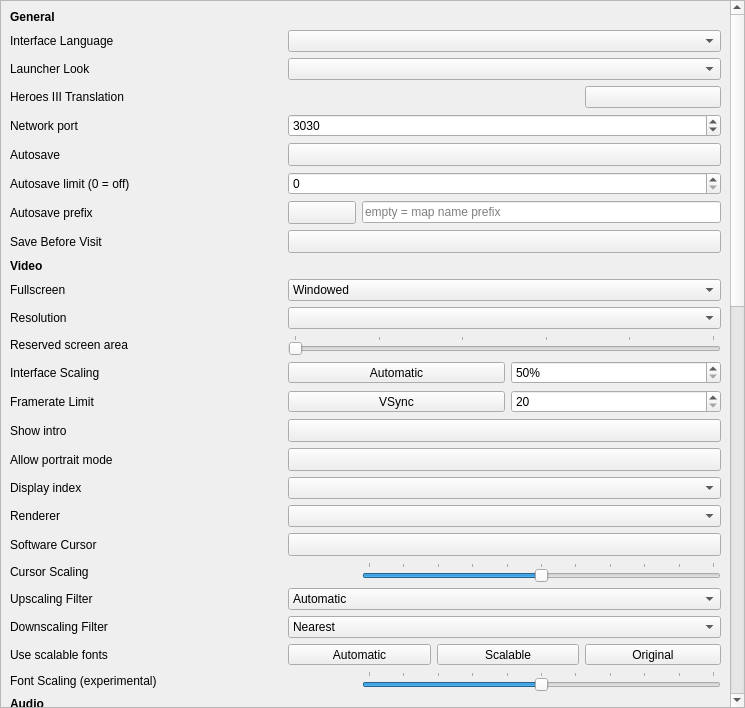
<?xml version="1.0" encoding="UTF-8"?>
<ui version="4.0">
 <class>CSettingsView</class>
 <widget class="QWidget" name="CSettingsView">
  <property name="geometry">
   <rect>
    <x>0</x>
    <y>0</y>
    <width>745</width>
    <height>708</height>
   </rect>
  </property>
  <property name="windowTitle">
   <string/>
  </property>
  <layout class="QHBoxLayout" name="horizontalLayout">
   <property name="leftMargin">
    <number>0</number>
   </property>
   <property name="topMargin">
    <number>0</number>
   </property>
   <property name="rightMargin">
    <number>0</number>
   </property>
   <property name="bottomMargin">
    <number>0</number>
   </property>
   <item>
    <widget class="QScrollArea" name="settingsScrollArea">
     <property name="sizePolicy">
      <sizepolicy hsizetype="Expanding" vsizetype="Expanding">
       <horstretch>100</horstretch>
       <verstretch>0</verstretch>
      </sizepolicy>
     </property>
     <property name="verticalScrollBarPolicy">
      <enum>Qt::ScrollBarAlwaysOn</enum>
     </property>
     <property name="horizontalScrollBarPolicy">
      <enum>Qt::ScrollBarAlwaysOff</enum>
     </property>
     <property name="widgetResizable">
      <bool>true</bool>
     </property>
     <widget class="QWidget" name="scrollAreaWidgetContents">
      <property name="geometry">
       <rect>
        <x>0</x>
        <y>0</y>
        <width>729</width>
        <height>1720</height>
       </rect>
      </property>
      <layout class="QGridLayout" name="gridLayout" columnstretch="20,5,5,5,5,10">
      <item row="66" column="5">
        <widget class="QToolButton" name="buttonValidationFull">
         <property name="enabled">
          <bool>true</bool>
         </property>
         <property name="sizePolicy">
          <sizepolicy hsizetype="Minimum" vsizetype="Fixed">
           <horstretch>0</horstretch>
           <verstretch>0</verstretch>
          </sizepolicy>
         </property>
         <property name="text">
          <string>Full</string>
         </property>
         <property name="checkable">
          <bool>true</bool>
         </property>
         <property name="checked">
          <bool>false</bool>
         </property>
         <attribute name="buttonGroup">
          <string notr="true">buttonGroupValidation</string>
         </attribute>
        </widget>
       </item>
       <item row="58" column="1" colspan="5">
        <widget class="QToolButton" name="buttonIgnoreSslErrors">
         <property name="enabled">
          <bool>true</bool>
         </property>
         <property name="sizePolicy">
          <sizepolicy hsizetype="Minimum" vsizetype="Fixed">
           <horstretch>0</horstretch>
           <verstretch>0</verstretch>
          </sizepolicy>
         </property>
         <property name="text">
          <string/>
         </property>
         <property name="checkable">
          <bool>true</bool>
         </property>
         <property name="checked">
          <bool>false</bool>
         </property>
        </widget>
       </item>
       <item row="19" column="1" colspan="3">
        <widget class="QToolButton" name="buttonVSync">
         <property name="sizePolicy">
          <sizepolicy hsizetype="Minimum" vsizetype="Fixed">
           <horstretch>0</horstretch>
           <verstretch>0</verstretch>
          </sizepolicy>
         </property>
         <property name="text">
          <string>VSync</string>
         </property>
         <property name="checkable">
          <bool>true</bool>
         </property>
        </widget>
       </item>
       <item row="60" column="2" colspan="4">
        <widget class="QLineEdit" name="lineEditRepositoryDefault">
         <property name="text">
          <string notr="true"/>
         </property>
         <property name="readOnly">
          <bool>true</bool>
         </property>
        </widget>
       </item>
      <item row="66" column="3" colspan="2">
        <widget class="QToolButton" name="buttonValidationBasic">
         <property name="enabled">
          <bool>true</bool>
         </property>
         <property name="sizePolicy">
          <sizepolicy hsizetype="Minimum" vsizetype="Fixed">
           <horstretch>0</horstretch>
           <verstretch>0</verstretch>
          </sizepolicy>
         </property>
         <property name="text">
          <string>Basic</string>
         </property>
         <property name="checkable">
          <bool>true</bool>
         </property>
         <property name="checked">
          <bool>false</bool>
         </property>
         <attribute name="buttonGroup">
          <string notr="true">buttonGroupValidation</string>
         </attribute>
        </widget>
       </item>
      <item row="66" column="1" colspan="2">
        <widget class="QToolButton" name="buttonValidationOff">
         <property name="enabled">
          <bool>true</bool>
         </property>
         <property name="sizePolicy">
          <sizepolicy hsizetype="Minimum" vsizetype="Fixed">
           <horstretch>0</horstretch>
           <verstretch>0</verstretch>
          </sizepolicy>
         </property>
         <property name="text">
          <string>Off</string>
         </property>
         <property name="checkable">
          <bool>true</bool>
         </property>
         <property name="checked">
          <bool>false</bool>
         </property>
         <attribute name="buttonGroup">
          <string notr="true">buttonGroupValidation</string>
         </attribute>
        </widget>
       </item>
       <item row="57" column="0">
        <widget class="QLabel" name="labelNetwork">
         <property name="font">
          <font>
           <bold>true</bold>
          </font>
         </property>
         <property name="text">
          <string>Network</string>
         </property>
         <property name="margin">
          <number>5</number>
         </property>
        </widget>
       </item>
       <item row="59" column="0">
        <widget class="QLabel" name="labelAutoCheck">
         <property name="text">
          <string>Check on startup</string>
         </property>
        </widget>
       </item>
       <item row="60" column="1">
        <widget class="QToolButton" name="buttonRepositoryDefault">
         <property name="enabled">
          <bool>true</bool>
         </property>
         <property name="sizePolicy">
          <sizepolicy hsizetype="Minimum" vsizetype="Fixed">
           <horstretch>0</horstretch>
           <verstretch>0</verstretch>
          </sizepolicy>
         </property>
         <property name="text">
          <string/>
         </property>
         <property name="checkable">
          <bool>true</bool>
         </property>
         <property name="checked">
          <bool>false</bool>
         </property>
        </widget>
       </item>
       <item row="1" column="0">
        <widget class="QLabel" name="labelLanguage">
         <property name="text">
          <string>Interface Language</string>
         </property>
        </widget>
       </item>
       <item row="42" column="1" colspan="5">
        <widget class="QSlider" name="sliderRelativeCursorSpeed">
         <property name="minimum">
          <number>100</number>
         </property>
         <property name="maximum">
          <number>300</number>
         </property>
         <property name="orientation">
          <enum>Qt::Horizontal</enum>
         </property>
         <property name="tickPosition">
          <enum>QSlider::TicksAbove</enum>
         </property>
         <property name="tickInterval">
          <number>25</number>
         </property>
        </widget>
       </item>
       <item row="63" column="0">
        <widget class="QLabel" name="labelNetworkPortLobby">
         <property name="text">
          <string>Online Lobby port</string>
         </property>
        </widget>
       </item>
       <item row="26" column="0">
        <widget class="QLabel" name="labelScalingCursor">
         <property name="text">
          <string>Cursor Scaling</string>
         </property>
        </widget>
       </item>
       <item row="44" column="1" colspan="5">
        <widget class="QSlider" name="sliderLongTouchDuration">
         <property name="minimum">
          <number>500</number>
         </property>
         <property name="maximum">
          <number>2000</number>
         </property>
         <property name="singleStep">
          <number>250</number>
         </property>
         <property name="pageStep">
          <number>250</number>
         </property>
         <property name="orientation">
          <enum>Qt::Horizontal</enum>
         </property>
         <property name="tickPosition">
          <enum>QSlider::TicksAbove</enum>
         </property>
         <property name="tickInterval">
          <number>250</number>
         </property>
        </widget>
       </item>
       <item row="0" column="0">
        <widget class="QLabel" name="labelGeneral">
         <property name="font">
          <font>
           <bold>true</bold>
          </font>
         </property>
         <property name="text">
          <string>General</string>
         </property>
         <property name="margin">
          <number>5</number>
         </property>
        </widget>
       </item>
       <item row="6" column="0">
        <widget class="QLabel" name="labelNetworkPort">
         <property name="text">
          <string>Network port</string>
         </property>
        </widget>
       </item>
       <item row="44" column="0">
        <widget class="QLabel" name="labelLongTouchDuration">
         <property name="text">
          <string>Long Touch Duration</string>
         </property>
        </widget>
       </item>
       <item row="19" column="0">
        <widget class="QLabel" name="labelFramerateLimit">
         <property name="text">
          <string>Framerate Limit</string>
         </property>
        </widget>
       </item>
       <item row="30" column="0">
        <widget class="QLabel" name="labelScalingFont">
         <property name="text">
          <string>Font Scaling (experimental)</string>
         </property>
        </widget>
       </item>
      <item row="66" column="0">
        <widget class="QLabel" name="labelModsValidation">
         <property name="text">
          <string>Mods Validation</string>
         </property>
        </widget>
       </item>
       <item row="62" column="1" colspan="5">
        <widget class="QLineEdit" name="lineEditGameLobbyHost">
         <property name="text">
          <string notr="true"/>
         </property>
        </widget>
       </item>
       <item row="48" column="0">
        <widget class="QLabel" name="labelControllerSticksSensitivity">
         <property name="text">
          <string>Sticks Sensitivity</string>
         </property>
        </widget>
       </item>
       <item row="40" column="1" colspan="5">
        <widget class="QPushButton" name="pushButtonResetTutorialTouchscreen">
         <property name="text">
          <string>Reset</string>
         </property>
        </widget>
       </item>
       <item row="40" column="0">
        <widget class="QLabel" name="labelResetTutorialTouchscreen">
         <property name="text">
          <string>Show Tutorial again</string>
         </property>
        </widget>
       </item>
       <item row="21" column="1" colspan="5">
        <widget class="QToolButton" name="buttonShowIntro">
         <property name="sizePolicy">
          <sizepolicy hsizetype="Minimum" vsizetype="Fixed">
           <horstretch>0</horstretch>
           <verstretch>0</verstretch>
          </sizepolicy>
         </property>
         <property name="text">
          <string/>
         </property>
         <property name="checkable">
          <bool>true</bool>
         </property>
        </widget>
       </item>
       <item row="35" column="0">
        <widget class="QLabel" name="labelIgnoreMuteSwitch">
         <property name="text">
          <string>Ignore mute switch</string>
         </property>
        </widget>
       </item>
       <item row="5" column="0">
        <widget class="QLabel" name="labelTranslation">
         <property name="text">
          <string>Heroes III Translation</string>
         </property>
        </widget>
       </item>
       <item row="41" column="1" colspan="5">
        <widget class="QToolButton" name="buttonRelativeCursorMode">
         <property name="sizePolicy">
          <sizepolicy hsizetype="Minimum" vsizetype="Fixed">
           <horstretch>0</horstretch>
           <verstretch>0</verstretch>
          </sizepolicy>
         </property>
         <property name="text">
          <string/>
         </property>
         <property name="checkable">
          <bool>true</bool>
         </property>
        </widget>
       </item>
       <item row="51" column="0">
        <widget class="QLabel" name="labelArtificialIntelligence">
         <property name="font">
          <font>
           <bold>true</bold>
          </font>
         </property>
         <property name="text">
          <string>Artificial Intelligence</string>
         </property>
         <property name="margin">
          <number>5</number>
         </property>
        </widget>
       </item>
       <item row="7" column="0">
        <widget class="QLabel" name="labelAutoSave">
         <property name="text">
          <string>Autosave</string>
         </property>
        </widget>
       </item>
       <item row="67" column="0">
        <widget class="QLabel" name="labelFullModExtraction">
         <property name="text">
          <string>Full mod extraction</string>
         </property>
        </widget>
       </item>
       <item row="67" column="1" colspan="5">
        <widget class="QToolButton" name="buttonFullModExtraction">
         <property name="enabled">
          <bool>true</bool>
         </property>
         <property name="sizePolicy">
          <sizepolicy hsizetype="Minimum" vsizetype="Fixed">
           <horstretch>0</horstretch>
           <verstretch>0</verstretch>
          </sizepolicy>
         </property>
         <property name="text">
          <string/>
         </property>
         <property name="checkable">
          <bool>true</bool>
         </property>
         <property name="checked">
          <bool>false</bool>
         </property>
        </widget>
       </item>
       <item row="68" column="1" colspan="5">
        <widget class="QPushButton" name="buttonConfigEditor">
         <property name="text">
          <string>Open editor</string>
         </property>
        </widget>
       </item>
       <item row="24" column="1" colspan="5">
        <widget class="QComboBox" name="comboBoxRendererType"/>
       </item>
       <item row="53" column="0">
        <widget class="QLabel" name="labelAlliedPlayerAI">
         <property name="text">
          <string>Adventure Map Allies</string>
         </property>
        </widget>
       </item>
       <item row="60" column="0">
        <widget class="QLabel" name="labelRepositoryDefault">
         <property name="text">
          <string>Default repository</string>
         </property>
        </widget>
       </item>
       <item row="59" column="2" colspan="4">
        <widget class="QPushButton" name="refreshRepositoriesButton">
         <property name="text">
          <string>Refresh now</string>
         </property>
        </widget>
       </item>
       <item row="27" column="1" colspan="5">
        <widget class="QComboBox" name="comboBoxUpscalingFilter">
         <item>
          <property name="text">
           <string>Automatic</string>
          </property>
         </item>
         <item>
          <property name="text">
           <string>None</string>
          </property>
         </item>
         <item>
          <property name="text">
           <string>xBRZ x2</string>
          </property>
         </item>
         <item>
          <property name="text">
           <string>xBRZ x3</string>
          </property>
         </item>
         <item>
          <property name="text">
           <string>xBRZ x4</string>
          </property>
         </item>
        </widget>
       </item>
       <item row="19" column="4" colspan="2">
        <widget class="QSpinBox" name="spinBoxFramerateLimit">
         <property name="minimum">
          <number>20</number>
         </property>
         <property name="maximum">
          <number>1000</number>
         </property>
         <property name="singleStep">
          <number>10</number>
         </property>
        </widget>
       </item>
       <item row="6" column="1" colspan="5">
        <widget class="QSpinBox" name="spinBoxNetworkPort">
         <property name="minimum">
          <number>1024</number>
         </property>
         <property name="maximum">
          <number>65535</number>
         </property>
         <property name="value">
          <number>3030</number>
         </property>
        </widget>
       </item>
       <item row="16" column="0">
        <widget class="QLabel" name="labelInterfaceScaling">
         <property name="text">
          <string>Interface Scaling</string>
         </property>
        </widget>
       </item>
       <item row="61" column="1">
        <widget class="QToolButton" name="buttonRepositoryExtra">
         <property name="sizePolicy">
          <sizepolicy hsizetype="Minimum" vsizetype="Fixed">
           <horstretch>0</horstretch>
           <verstretch>0</verstretch>
          </sizepolicy>
         </property>
         <property name="text">
          <string/>
         </property>
         <property name="checkable">
          <bool>true</bool>
         </property>
         <property name="checked">
          <bool>false</bool>
         </property>
        </widget>
       </item>
       <item row="64" column="0">
        <widget class="QLabel" name="labelMiscellaneous">
         <property name="font">
          <font>
           <bold>true</bold>
          </font>
         </property>
         <property name="text">
          <string>Miscellaneous</string>
         </property>
         <property name="margin">
          <number>5</number>
         </property>
        </widget>
       </item>
       <item row="65" column="0">
        <widget class="QLabel" name="labelDiscordRichPresence">
         <property name="text">
          <string>Show Status in Discord</string>
         </property>
        </widget>
       </item>
       <item row="65" column="1" colspan="5">
        <widget class="QToolButton" name="buttonEnableDiscordRichPresence">
         <property name="enabled">
          <bool>true</bool>
         </property>
         <property name="sizePolicy">
          <sizepolicy hsizetype="Minimum" vsizetype="Fixed">
           <horstretch>0</horstretch>
           <verstretch>0</verstretch>
          </sizepolicy>
         </property>
         <property name="text">
          <string/>
         </property>
         <property name="checkable">
          <bool>true</bool>
         </property>
         <property name="checked">
          <bool>false</bool>
         </property>
        </widget>
       </item>
       <item row="9" column="1">
        <widget class="QToolButton" name="buttonAutoSavePrefix">
         <property name="sizePolicy">
          <sizepolicy hsizetype="Minimum" vsizetype="Fixed">
           <horstretch>0</horstretch>
           <verstretch>0</verstretch>
          </sizepolicy>
         </property>
         <property name="text">
          <string/>
         </property>
         <property name="checkable">
          <bool>true</bool>
         </property>
        </widget>
       </item>
       <item row="56" column="1" colspan="5">
        <widget class="QComboBox" name="comboBoxEnemyAI">
         <property name="editable">
          <bool>false</bool>
         </property>
         <property name="currentText">
          <string notr="true"/>
         </property>
        </widget>
       </item>
       <item row="16" column="1" colspan="3">
        <widget class="QToolButton" name="buttonScalingAuto">
         <property name="sizePolicy">
          <sizepolicy hsizetype="Minimum" vsizetype="Fixed">
           <horstretch>0</horstretch>
           <verstretch>0</verstretch>
          </sizepolicy>
         </property>
         <property name="text">
          <string>Automatic</string>
         </property>
         <property name="checkable">
          <bool>true</bool>
         </property>
        </widget>
       </item>
       <item row="46" column="0">
        <widget class="QLabel" name="labelToleranceDistanceTouch">
         <property name="text">
          <string>Touch Tap Tolerance</string>
         </property>
        </widget>
       </item>
       <item row="28" column="0">
        <widget class="QLabel" name="labelDownscalingFilter">
         <property name="text">
          <string>Downscaling Filter</string>
         </property>
        </widget>
       </item>
       <item row="38" column="0">
        <widget class="QLabel" name="labelHandleBackRightMouseButton">
         <property name="text">
          <string>Handle back as right mouse button</string>
         </property>
        </widget>
       </item>
       <item row="41" column="0">
        <widget class="QLabel" name="labelRelativeCursorMode">
         <property name="text">
          <string>Use Relative Pointer Mode</string>
         </property>
        </widget>
       </item>
       <item row="26" column="2" colspan="4">
        <widget class="QSlider" name="sliderScalingCursor">
         <property name="minimum">
          <number>10</number>
         </property>
         <property name="maximum">
          <number>30</number>
         </property>
         <property name="singleStep">
          <number>1</number>
         </property>
         <property name="pageStep">
          <number>2</number>
         </property>
         <property name="value">
          <number>20</number>
         </property>
         <property name="sliderPosition">
          <number>20</number>
         </property>
         <property name="orientation">
          <enum>Qt::Horizontal</enum>
         </property>
         <property name="tickPosition">
          <enum>QSlider::TicksAbove</enum>
         </property>
         <property name="tickInterval">
          <number>2</number>
         </property>
        </widget>
       </item>
       <item row="27" column="0">
        <widget class="QLabel" name="labelUpscalingFilter">
         <property name="text">
          <string>Upscaling Filter</string>
         </property>
        </widget>
       </item>
       <item row="23" column="1" colspan="5">
        <widget class="QComboBox" name="comboBoxDisplayIndex"/>
       </item>
       <item row="43" column="0">
        <widget class="QLabel" name="labelHapticFeedback">
         <property name="text">
          <string>Haptic Feedback</string>
         </property>
        </widget>
       </item>
       <item row="37" column="0">
        <widget class="QLabel" name="labelToleranceDistanceMouse">
         <property name="text">
          <string>Mouse Click Tolerance</string>
         </property>
        </widget>
       </item>
       <item row="9" column="0">
        <widget class="QLabel" name="labelAutoSavePrefix">
         <property name="text">
          <string>Autosave prefix</string>
         </property>
        </widget>
       </item>
       <item row="46" column="1" colspan="5">
        <widget class="QSlider" name="sliderToleranceDistanceTouch">
         <property name="minimum">
          <number>0</number>
         </property>
         <property name="maximum">
          <number>50</number>
         </property>
         <property name="singleStep">
          <number>1</number>
         </property>
         <property name="pageStep">
          <number>10</number>
         </property>
         <property name="value">
          <number>0</number>
         </property>
         <property name="orientation">
          <enum>Qt::Horizontal</enum>
         </property>
         <property name="tickPosition">
          <enum>QSlider::TicksAbove</enum>
         </property>
         <property name="tickInterval">
          <number>10</number>
         </property>
        </widget>
       </item>
       <item row="9" column="2" colspan="4">
        <widget class="QLineEdit" name="lineEditAutoSavePrefix">
         <property name="placeholderText">
          <string>empty = map name prefix</string>
         </property>
        </widget>
       </item>
       <item row="38" column="1" colspan="5">
        <widget class="QToolButton" name="buttonHandleBackRightMouseButton">
         <property name="sizePolicy">
          <sizepolicy hsizetype="Minimum" vsizetype="Fixed">
           <horstretch>0</horstretch>
           <verstretch>0</verstretch>
          </sizepolicy>
         </property>
         <property name="text">
          <string/>
         </property>
         <property name="checkable">
          <bool>true</bool>
         </property>
        </widget>
       </item>
       <item row="61" column="2" colspan="4">
        <widget class="QLineEdit" name="lineEditRepositoryExtra">
         <property name="text">
          <string notr="true"/>
         </property>
        </widget>
       </item>
       <item row="26" column="1">
        <widget class="QLabel" name="labelScalingCursorValue"/>
       </item>
       <item row="5" column="1" colspan="4">
        <widget class="QLabel" name="labelTranslationStatus">
         <property name="text">
          <string/>
         </property>
        </widget>
       </item>
       <item row="52" column="0">
        <widget class="QLabel" name="labelEnemyPlayerAI">
         <property name="text">
          <string>Adventure Map Enemies</string>
         </property>
        </widget>
       </item>
       <item row="16" column="4" colspan="2">
        <widget class="QSpinBox" name="spinBoxInterfaceScaling">
         <property name="suffix">
          <string notr="true">%</string>
         </property>
         <property name="minimum">
          <number>50</number>
         </property>
         <property name="maximum">
          <number>400</number>
         </property>
         <property name="singleStep">
          <number>10</number>
         </property>
        </widget>
       </item>
       <item row="14" column="0">
        <widget class="QLabel" name="labelResolution">
         <property name="text">
          <string>Resolution</string>
         </property>
        </widget>
       </item>
       <item row="23" column="0">
        <widget class="QLabel" name="labelDisplayIndex">
         <property name="text">
          <string>Display index</string>
         </property>
        </widget>
       </item>
       <item row="7" column="1" colspan="5">
        <widget class="QToolButton" name="buttonAutoSave">
         <property name="sizePolicy">
          <sizepolicy hsizetype="Minimum" vsizetype="Fixed">
           <horstretch>0</horstretch>
           <verstretch>0</verstretch>
          </sizepolicy>
         </property>
         <property name="text">
          <string/>
         </property>
         <property name="checkable">
          <bool>true</bool>
         </property>
        </widget>
       </item>
       <item row="25" column="0">
        <widget class="QLabel" name="labelCursorType">
         <property name="text">
          <string>Software Cursor</string>
         </property>
        </widget>
       </item>
       <item row="29" column="1" colspan="2">
        <widget class="QToolButton" name="buttonFontAuto">
         <property name="sizePolicy">
          <sizepolicy hsizetype="Minimum" vsizetype="Fixed">
           <horstretch>0</horstretch>
           <verstretch>0</verstretch>
          </sizepolicy>
         </property>
         <property name="text">
          <string>Automatic</string>
         </property>
         <property name="checkable">
          <bool>true</bool>
         </property>
         <property name="autoExclusive">
          <bool>true</bool>
         </property>
         <attribute name="buttonGroup">
          <string notr="true">buttonGroupFonts</string>
         </attribute>
        </widget>
       </item>
       <item row="56" column="0">
        <widget class="QLabel" name="labelEnemyAI">
         <property name="text">
          <string>Enemy AI in battles</string>
         </property>
        </widget>
       </item>
       <item row="22" column="0">
        <widget class="QLabel" name="labelAllowPortrait">
         <property name="text">
          <string>Allow portrait mode</string>
         </property>
        </widget>
       </item>
       <item row="33" column="1" colspan="5">
        <widget class="QSlider" name="sliderMusicVolume">
         <property name="maximum">
          <number>100</number>
         </property>
         <property name="orientation">
          <enum>Qt::Horizontal</enum>
         </property>
         <property name="tickPosition">
          <enum>QSlider::TicksAbove</enum>
         </property>
         <property name="tickInterval">
          <number>10</number>
         </property>
        </widget>
       </item>
       <item row="33" column="0">
        <widget class="QLabel" name="labelMusicVolume">
         <property name="text">
          <string>Music Volume</string>
         </property>
        </widget>
       </item>
       <item row="61" column="0">
        <widget class="QLabel" name="labelRepositoryExtra">
         <property name="text">
          <string>Additional repository</string>
         </property>
        </widget>
       </item>
       <item row="29" column="3" colspan="2">
        <widget class="QToolButton" name="buttonFontScalable">
         <property name="sizePolicy">
          <sizepolicy hsizetype="Minimum" vsizetype="Fixed">
           <horstretch>0</horstretch>
           <verstretch>0</verstretch>
          </sizepolicy>
         </property>
         <property name="text">
          <string>Scalable</string>
         </property>
         <property name="checkable">
          <bool>true</bool>
         </property>
         <property name="autoExclusive">
          <bool>true</bool>
         </property>
         <attribute name="buttonGroup">
          <string notr="true">buttonGroupFonts</string>
         </attribute>
        </widget>
       </item>
       <item row="21" column="0">
        <widget class="QLabel" name="labelShowIntro">
         <property name="text">
          <string>Show intro</string>
         </property>
        </widget>
       </item>
       <item row="32" column="0">
        <widget class="QLabel" name="labelAudio">
         <property name="font">
          <font>
           <bold>true</bold>
          </font>
         </property>
         <property name="text">
          <string>Audio</string>
         </property>
         <property name="margin">
          <number>5</number>
         </property>
        </widget>
       </item>
       <item row="11" column="0">
        <widget class="QLabel" name="labelVideo">
         <property name="font">
          <font>
           <bold>true</bold>
          </font>
         </property>
         <property name="text">
          <string>Video</string>
         </property>
         <property name="margin">
          <number>5</number>
         </property>
        </widget>
       </item>
       <item row="29" column="5">
        <widget class="QToolButton" name="buttonFontOriginal">
         <property name="sizePolicy">
          <sizepolicy hsizetype="Minimum" vsizetype="Fixed">
           <horstretch>0</horstretch>
           <verstretch>0</verstretch>
          </sizepolicy>
         </property>
         <property name="text">
          <string>Original</string>
         </property>
         <property name="checkable">
          <bool>true</bool>
         </property>
         <property name="autoExclusive">
          <bool>true</bool>
         </property>
         <attribute name="buttonGroup">
          <string notr="true">buttonGroupFonts</string>
         </attribute>
        </widget>
       </item>
       <item row="1" column="1" colspan="5">
        <widget class="QComboBox" name="comboBoxLanguage"/>
       </item>
       <item row="2" column="0">
        <widget class="QLabel" name="labelLauncherLook">
         <property name="text">
          <string>Launcher Look</string>
         </property>
        </widget>
       </item>
       <item row="2" column="1" colspan="5">
        <widget class="QComboBox" name="comboBoxLauncherLook"/>
       </item>
       <item row="29" column="0">
        <widget class="QLabel" name="labelFonts">
         <property name="text">
          <string>Use scalable fonts</string>
         </property>
        </widget>
       </item>
       <item row="15" column="1" colspan="5">
        <widget class="QSlider" name="sliderReservedArea">
         <property name="maximum">
          <number>25</number>
         </property>
         <property name="orientation">
          <enum>Qt::Horizontal</enum>
         </property>
         <property name="tickPosition">
          <enum>QSlider::TicksAbove</enum>
         </property>
         <property name="tickInterval">
          <number>5</number>
         </property>
        </widget>
       </item>
       <item row="35" column="1" colspan="5">
        <widget class="QToolButton" name="buttonIgnoreMuteSwitch">
         <property name="sizePolicy">
          <sizepolicy hsizetype="Minimum" vsizetype="Fixed">
           <horstretch>0</horstretch>
           <verstretch>0</verstretch>
          </sizepolicy>
         </property>
         <property name="checkable">
          <bool>true</bool>
         </property>
        </widget>
       </item>
       <item row="53" column="1" colspan="5">
        <widget class="QComboBox" name="comboBoxAlliedPlayerAI">
         <property name="currentText">
          <string notr="true"/>
         </property>
        </widget>
       </item>
       <item row="30" column="2" colspan="4">
        <widget class="QSlider" name="sliderScalingFont">
         <property name="minimum">
          <number>10</number>
         </property>
         <property name="maximum">
          <number>30</number>
         </property>
         <property name="singleStep">
          <number>1</number>
         </property>
         <property name="pageStep">
          <number>2</number>
         </property>
         <property name="value">
          <number>20</number>
         </property>
         <property name="sliderPosition">
          <number>20</number>
         </property>
         <property name="orientation">
          <enum>Qt::Horizontal</enum>
         </property>
         <property name="tickPosition">
          <enum>QSlider::TicksAbove</enum>
         </property>
         <property name="tickInterval">
          <number>2</number>
         </property>
        </widget>
       </item>
       <item row="54" column="1" colspan="5">
        <widget class="QComboBox" name="comboBoxNeutralAI">
         <property name="currentText">
          <string notr="true"/>
         </property>
        </widget>
       </item>
       <item row="22" column="1" colspan="5">
        <widget class="QToolButton" name="buttonAllowPortrait">
         <property name="sizePolicy">
          <sizepolicy hsizetype="Minimum" vsizetype="Fixed">
           <horstretch>0</horstretch>
           <verstretch>0</verstretch>
          </sizepolicy>
         </property>
         <property name="text">
          <string/>
         </property>
         <property name="checkable">
          <bool>true</bool>
         </property>
        </widget>
       </item>
       <item row="49" column="0">
        <widget class="QLabel" name="labelControllerSticksAcceleration">
         <property name="text">
          <string>Sticks Acceleration</string>
         </property>
        </widget>
       </item>
       <item row="37" column="1" colspan="5">
        <widget class="QSlider" name="slideToleranceDistanceMouse">
         <property name="minimum">
          <number>0</number>
         </property>
         <property name="maximum">
          <number>50</number>
         </property>
         <property name="singleStep">
          <number>1</number>
         </property>
         <property name="pageStep">
          <number>10</number>
         </property>
         <property name="value">
          <number>0</number>
         </property>
         <property name="orientation">
          <enum>Qt::Horizontal</enum>
         </property>
         <property name="tickPosition">
          <enum>QSlider::TicksAbove</enum>
         </property>
         <property name="tickInterval">
          <number>10</number>
         </property>
        </widget>
       </item>
       <item row="59" column="1">
        <widget class="QToolButton" name="buttonAutoCheck">
         <property name="enabled">
          <bool>true</bool>
         </property>
         <property name="sizePolicy">
          <sizepolicy hsizetype="Minimum" vsizetype="Fixed">
           <horstretch>0</horstretch>
           <verstretch>0</verstretch>
          </sizepolicy>
         </property>
         <property name="text">
          <string/>
         </property>
         <property name="checkable">
          <bool>true</bool>
         </property>
         <property name="checked">
          <bool>false</bool>
         </property>
        </widget>
       </item>
       <item row="13" column="0">
        <widget class="QLabel" name="labelFullScreen">
         <property name="text">
          <string>Fullscreen</string>
         </property>
        </widget>
       </item>
       <item row="55" column="0">
        <widget class="QLabel" name="labelFriendlyAI">
         <property name="text">
          <string>Autocombat AI in battles</string>
         </property>
        </widget>
       </item>
       <item row="47" column="0">
        <widget class="QLabel" name="labelInputMouse_3">
         <property name="font">
          <font>
           <bold>true</bold>
          </font>
         </property>
         <property name="text">
          <string>Controller Input</string>
         </property>
         <property name="margin">
          <number>5</number>
         </property>
        </widget>
       </item>
       <item row="8" column="0">
        <widget class="QLabel" name="labelAutoSaveLimit">
         <property name="text">
          <string>Autosave limit (0 = off)</string>
         </property>
        </widget>
       </item>
       <item row="24" column="0">
        <widget class="QLabel" name="labelRendererType">
         <property name="text">
          <string>Renderer</string>
         </property>
        </widget>
       </item>
       <item row="28" column="1" colspan="5">
        <widget class="QComboBox" name="comboBoxDownscalingFilter">
         <item>
          <property name="text">
           <string>Nearest</string>
          </property>
         </item>
         <item>
          <property name="text">
           <string>Linear</string>
          </property>
         </item>
         <item>
          <property name="text">
           <string>Automatic (Linear)</string>
          </property>
         </item>
        </widget>
       </item>
       <item row="15" column="0">
        <widget class="QLabel" name="labelReservedArea">
         <property name="text">
          <string>Reserved screen area</string>
         </property>
        </widget>
       </item>
       <item row="36" column="0">
        <widget class="QLabel" name="labelInputMouse">
         <property name="font">
          <font>
           <bold>true</bold>
          </font>
         </property>
         <property name="text">
          <string>Mouse Input</string>
         </property>
         <property name="margin">
          <number>5</number>
         </property>
        </widget>
       </item>
       <item row="39" column="0">
        <widget class="QLabel" name="labelInputMouse_2">
         <property name="font">
          <font>
           <bold>true</bold>
          </font>
         </property>
         <property name="text">
          <string>Touchscreen Input</string>
         </property>
         <property name="margin">
          <number>5</number>
         </property>
        </widget>
       </item>
       <item row="34" column="1" colspan="5">
        <widget class="QSlider" name="sliderSoundVolume">
         <property name="maximum">
          <number>100</number>
         </property>
         <property name="orientation">
          <enum>Qt::Horizontal</enum>
         </property>
         <property name="tickPosition">
          <enum>QSlider::TicksAbove</enum>
         </property>
         <property name="tickInterval">
          <number>10</number>
         </property>
        </widget>
       </item>
       <item row="34" column="0">
        <widget class="QLabel" name="labelSoundVolume">
         <property name="text">
          <string>Sound Volume</string>
         </property>
        </widget>
       </item>
       <item row="58" column="0">
        <widget class="QLabel" name="labelIgnoreSslErrors">
         <property name="text">
          <string>Ignore SSL errors</string>
         </property>
        </widget>
       </item>
       <item row="14" column="1" colspan="5">
        <widget class="QComboBox" name="comboBoxResolution"/>
       </item>
       <item row="52" column="1" colspan="5">
        <widget class="QComboBox" name="comboBoxEnemyPlayerAI">
         <property name="currentText">
          <string notr="true"/>
         </property>
        </widget>
       </item>
       <item row="8" column="1" colspan="5">
        <widget class="QSpinBox" name="spinBoxAutoSaveLimit"/>
       </item>
       <item row="54" column="0">
        <widget class="QLabel" name="labelNeutralAI">
         <property name="text">
          <string>Neutral AI in battles</string>
         </property>
        </widget>
       </item>
       <item row="62" column="0">
        <widget class="QLabel" name="labelGameLobbyHost">
         <property name="text">
          <string>Online Lobby address</string>
         </property>
        </widget>
       </item>
       <item row="25" column="1" colspan="5">
        <widget class="QToolButton" name="buttonCursorType">
         <property name="sizePolicy">
          <sizepolicy hsizetype="Minimum" vsizetype="Fixed">
           <horstretch>0</horstretch>
           <verstretch>0</verstretch>
          </sizepolicy>
         </property>
         <property name="text">
          <string/>
         </property>
         <property name="checkable">
          <bool>true</bool>
         </property>
        </widget>
       </item>
       <item row="63" column="1" colspan="5">
        <widget class="QSpinBox" name="spinBoxNetworkPortLobby">
         <property name="minimum">
          <number>1024</number>
         </property>
         <property name="maximum">
          <number>65535</number>
         </property>
         <property name="value">
          <number>3030</number>
         </property>
        </widget>
       </item>
       <item row="50" column="0">
        <widget class="QLabel" name="labelToleranceDistanceController">
         <property name="text">
          <string>Controller Click Tolerance</string>
         </property>
        </widget>
       </item>
       <item row="68" column="0">
        <widget class="QLabel" name="labelConfigEditor">
         <property name="text">
          <string>Config editor</string>
         </property>
        </widget>
       </item>
       <item row="48" column="1" colspan="5">
        <widget class="QSlider" name="sliderControllerSticksSensitivity">
         <property name="minimum">
          <number>500</number>
         </property>
         <property name="maximum">
          <number>2500</number>
         </property>
         <property name="singleStep">
          <number>25</number>
         </property>
         <property name="pageStep">
          <number>250</number>
         </property>
         <property name="value">
          <number>500</number>
         </property>
         <property name="orientation">
          <enum>Qt::Horizontal</enum>
         </property>
         <property name="tickPosition">
          <enum>QSlider::TicksAbove</enum>
         </property>
         <property name="tickInterval">
          <number>250</number>
         </property>
        </widget>
       </item>
       <item row="43" column="1" colspan="5">
        <widget class="QToolButton" name="buttonHapticFeedback">
         <property name="sizePolicy">
          <sizepolicy hsizetype="Minimum" vsizetype="Fixed">
           <horstretch>0</horstretch>
           <verstretch>0</verstretch>
          </sizepolicy>
         </property>
         <property name="text">
          <string/>
         </property>
         <property name="checkable">
          <bool>true</bool>
         </property>
        </widget>
       </item>
       <item row="42" column="0">
        <widget class="QLabel" name="labelRelativeCursorSpeed">
         <property name="text">
          <string>Relative Pointer Speed</string>
         </property>
        </widget>
       </item>
       <item row="13" column="1" colspan="5">
        <widget class="QComboBox" name="comboBoxFullScreen">
         <property name="toolTip">
          <string>Select a display mode for the game

Windowed - the game will run inside a window that covers part of your screen.

Borderless Windowed Mode - the game will run in a full-screen window, matching your screen's resolution.

Fullscreen Exclusive Mode - the game will cover the entirety of your screen and will use selected resolution.</string>
         </property>
         <property name="currentIndex">
          <number>0</number>
         </property>
         <item>
          <property name="text">
           <string>Windowed</string>
          </property>
         </item>
         <item>
          <property name="text">
           <string>Borderless fullscreen</string>
          </property>
         </item>
         <item>
          <property name="text">
           <string>Exclusive fullscreen</string>
          </property>
         </item>
        </widget>
       </item>
       <item row="49" column="1" colspan="5">
        <widget class="QSlider" name="sliderControllerSticksAcceleration">
         <property name="minimum">
          <number>100</number>
         </property>
         <property name="maximum">
          <number>500</number>
         </property>
         <property name="singleStep">
          <number>10</number>
         </property>
         <property name="pageStep">
          <number>100</number>
         </property>
         <property name="value">
          <number>100</number>
         </property>
         <property name="orientation">
          <enum>Qt::Horizontal</enum>
         </property>
         <property name="tickPosition">
          <enum>QSlider::TicksAbove</enum>
         </property>
         <property name="tickInterval">
          <number>50</number>
         </property>
        </widget>
       </item>
       <item row="50" column="1" colspan="5">
        <widget class="QSlider" name="sliderToleranceDistanceController">
         <property name="minimum">
          <number>0</number>
         </property>
         <property name="maximum">
          <number>50</number>
         </property>
         <property name="singleStep">
          <number>1</number>
         </property>
         <property name="pageStep">
          <number>10</number>
         </property>
         <property name="value">
          <number>0</number>
         </property>
         <property name="orientation">
          <enum>Qt::Horizontal</enum>
         </property>
         <property name="tickPosition">
          <enum>QSlider::TicksAbove</enum>
         </property>
         <property name="tickInterval">
          <number>10</number>
         </property>
        </widget>
       </item>
       <item row="5" column="5">
        <widget class="QPushButton" name="pushButtonTranslation">
         <property name="text">
          <string/>
         </property>
        </widget>
       </item>
       <item row="55" column="1" colspan="5">
        <widget class="QComboBox" name="comboBoxFriendlyAI">
         <property name="editable">
          <bool>false</bool>
         </property>
         <property name="currentText">
          <string notr="true"/>
         </property>
        </widget>
       </item>
       <item row="30" column="1">
        <widget class="QLabel" name="labelScalingFontValue"/>
       </item>
       <item row="10" column="0">
        <widget class="QLabel" name="labelSaveBeforeVisit">
         <property name="text">
          <string>Save Before Visit</string>
         </property>
        </widget>
       </item>
       <item row="10" column="1" colspan="5">
        <widget class="QToolButton" name="buttonSaveBeforeVisit">
         <property name="sizePolicy">
          <sizepolicy hsizetype="Minimum" vsizetype="Fixed">
           <horstretch>0</horstretch>
           <verstretch>0</verstretch>
          </sizepolicy>
         </property>
         <property name="text">
          <string/>
         </property>
         <property name="checkable">
          <bool>true</bool>
         </property>
        </widget>
       </item>
      </layout>
     </widget>
    </widget>
   </item>
  </layout>
 </widget>
 <resources/>
 <connections/>
 <buttongroups>
  <buttongroup name="buttonGroupValidation"/>
  <buttongroup name="buttonGroupFonts"/>
 </buttongroups>
</ui>
